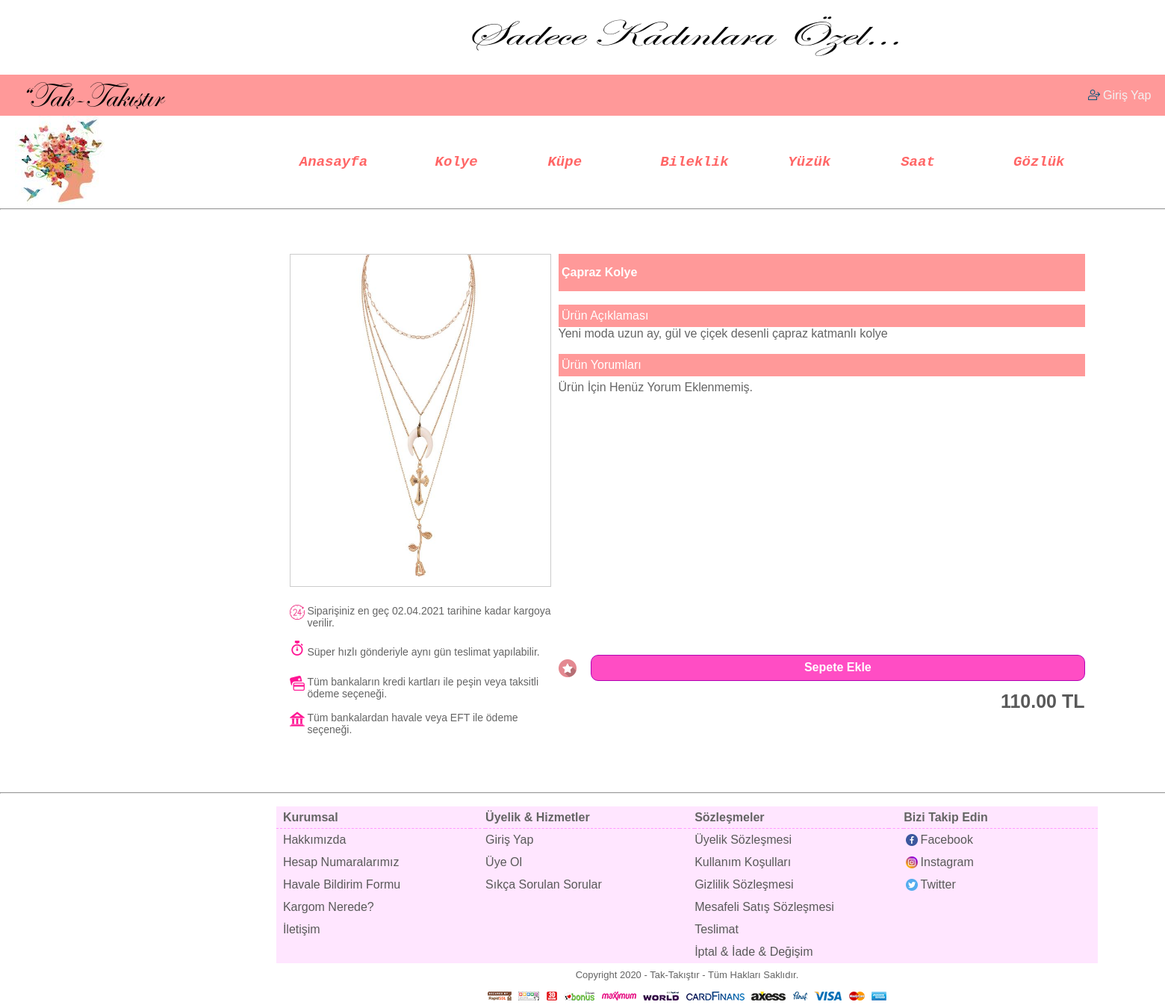
/index.php?sk=79&ID=1, run on the app's committed database.
### tables this page shows
CREATE TABLE `ayarlar` (
  `id` tinyint(1) UNSIGNED NOT NULL,
  `site_adi` varchar(50) NOT NULL,
  `site_baslik` varchar(50) NOT NULL,
  `site_aciklama` varchar(200) NOT NULL,
  `site_keywords` varchar(250) NOT NULL,
  `site_copyright` varchar(250) NOT NULL,
  `siteLinki` varchar(100) NOT NULL,
  `site_logo` varchar(50) NOT NULL,
  `site_emailAdresi` varchar(50) NOT NULL,
  `site_emailSifresi` varchar(50) NOT NULL,
  `siteHostu` varchar(255) NOT NULL,
  `facebook` varchar(200) NOT NULL,
  `instagram` varchar(200) NOT NULL,
  `twitter` varchar(200) NOT NULL,
  `ucretsizKargo` int(10) NOT NULL
);

CREATE TABLE `urunler` (
  `id` int(10) UNSIGNED NOT NULL,
  `MenuId` int(10) UNSIGNED NOT NULL,
  `UrunTuru` varchar(100) NOT NULL,
  `UrunAdi` varchar(255) NOT NULL,
  `UrunFiyati` double UNSIGNED NOT NULL,
  `ParaBirimi` char(3) NOT NULL,
  `KdvOrani` int(2) UNSIGNED NOT NULL,
  `UrunAciklamasi` text NOT NULL,
  `KargoUcreti` double UNSIGNED NOT NULL,
  `UrunResmi` varchar(30) NOT NULL,
  `Durumu` tinyint(1) UNSIGNED NOT NULL,
  `StokSayisi` int(10) NOT NULL,
  `ToplamSatisSayisi` int(10) UNSIGNED NOT NULL,
  `YorumSayisi` int(10) UNSIGNED NOT NULL,
  `ToplamYorumPuani` int(10) UNSIGNED NOT NULL,
  `GoruntulenmeSayisi` int(10) UNSIGNED NOT NULL
);

### index.php (the view, shortened to what the rows shown need)
<?php
require_once("ayarlar/ayar.php");
require_once("ayarlar/fonksiyonlar.php");
if(isset($_REQUEST["sk"])){
  $sk_num =  sayilarifiltrele($_REQUEST["sk"]);
}else{
  $sk_num = 0;
}
?>
<!doctype html>
<html lang = "tr-TR">
<head>
<link type="text/css" rel="stylesheet" href="ayarlar/style.css">
</head>
<body>
  <table width = 100% height = 100% align="center" border="0" cellpadding="0" cellspacing="0">
    <tr height="110">
      <td>
        <table width = "1840" height = "80" align = "center" border="0" cellpadding="0" cellspacing="0">
        <tr>
          <td width="500"><a href = "index.php"><img src="resimler/<?php echo geriDondur($siteLogo); ?>" border="0" style="margin-left: 20px;"></a></td>
        </tr>
        </table>
      </td>
    </tr>
    <tr>
      <td valign = "middle">
        <table width = 100% height = "80" align = "center" border="0" cellpadding="0" cellspacing="0">
          <tr>
            <td align="center">
              <?php
                if((!$sk_num) or ($sk_num=="") or ($sk_num==0)){
                  include($sKodu[0]);
                }else{
                  include($sKodu[$sk_num]);
                }
               ?><br>
            </td>
          </tr>
        </table>
    <tr height="30">
      <td>
        <table width = "1065" height = "20" align = "center" border="0" cellpadding="0" cellspacing="0">
          <tr>
            <td align = "center" style="font-size:13px;"><?php echo geriDondur($siteCR); ?></td>
          </tr>
        </table>
      </td>
    </tr>
</body>
</html>

### urundetay.php (shortened to what the rows shown need)
<?php
if(isset($_GET["ID"])){
$GelenID		=	sayilarifiltrele(filtrele($_GET["ID"]));
$UrunSorgusu		=	$db_baglantisi->prepare("SELECT * FROM urunler WHERE id = ? AND Durumu = ? LIMIT 1");
$UrunSorgusu->execute([$GelenID, 1]);
$UrunSayisi			=	$UrunSorgusu->rowCount();
$UrunSorgusuKaydi	=	$UrunSorgusu->fetch(PDO::FETCH_ASSOC);
	if($UrunSayisi>0){
    $UrunTuru		=	geriDondur($UrunSorgusuKaydi["UrunTuru"]);
    if($UrunTuru == "Kolye"){
      $ResimKlasoruAdi	=	"kolyeler";
    }elseif($UrunTuru == "Küpe"){
      $ResimKlasoruAdi	=	"kupeler";
    }elseif($UrunTuru == "Bileklik"){
      $ResimKlasoruAdi	=	"bileklikler";
    }elseif($UrunTuru == "Yüzük"){
      $ResimKlasoruAdi	=	"yuzukler";
    }elseif($UrunTuru == "Saat"){
      $ResimKlasoruAdi	=	"saatler";
    }elseif($UrunTuru == "Gözlük"){
      $ResimKlasoruAdi	=	"gozlukler";
    }
			$UrununFiyati		=	geriDondur($UrunSorgusuKaydi["UrunFiyati"]);
			$UrununParaBirimi	=	geriDondur($UrunSorgusuKaydi["ParaBirimi"]);
?>
<table width="1065" align="center" border="0" cellpadding="0" cellspacing="0">
	<tr>
		<td width="350" valign="top"><table width="350" align="center" border="0" cellpadding="0" cellspacing="0">
			<tr>
				<td style="border: 1px solid #CCCCCC;" align="center">
          <img src="urunler/<?php echo $ResimKlasoruAdi; ?>/<?php echo geriDondur($UrunSorgusuKaydi["UrunResmi"]); ?>" width="330" height="440" border="0"></td>
			</tr>
			<tr height="5">
				<td style="font-size: 5px;">&nbsp;</td>
			</tr>
			<tr>
				<td>&nbsp;</td>
			</tr>
			<tr>
        <td><table width="350" align="center" border="0" cellpadding="0" cellspacing="0" style="font-size: 14px;">
          <tr height="30">
            <td><img src="resimler/saat24.png" border="0" style="margin-bottom: 8px;"></td>
            <td>&nbsp;Siparişiniz en geç <?php echo ArtiUcGun(); ?> tarihine kadar kargoya &nbsp;verilir.</td>
          </tr>
          <tr>
            <td>&nbsp;</td>
          </tr>
          <tr height="30">
            <td><img src="resimler/saat.png" border="0" style="margin-bottom: 8px;"></td>
            <td>&nbsp;Süper hızlı gönderiyle aynı gün teslimat yapılabilir.</td>
          </tr>
          <tr>
            <td>&nbsp;</td>
          </tr>
          <tr height="30">
            <td><img src="resimler/kart.png" border="0" style="margin-bottom: 8px;"></td>
            <td>&nbsp;Tüm bankaların kredi kartları ile peşin veya taksitli &nbsp;ödeme seçeneği.</td>
          </tr>
          <tr>
            <td>&nbsp;</td>
          </tr>
          <tr height="30">
            <td><img src="resimler/banka.png" border="0" style="margin-bottom: 8px;"></td>
            <td>&nbsp;Tüm bankalardan havale veya EFT ile ödeme &nbsp;seçeneği.</td>
          </tr>
        </table></td>
      </tr>
			</tr>
		</table></td>
		<td width="10" valign="top">&nbsp;</td>
		<td width="705" valign="top"><table width="705" align="center" border="0" cellpadding="0" cellspacing="0">
      <tr height="50" bgcolor="#ff9999">
        <td style="text-align: left; font-size: 16px; font-weight: bold; color:white;">&nbsp;<?php echo geriDondur($UrunSorgusuKaydi["UrunAdi"]); ?></td>
      </tr>
      <tr>
        <td>&nbsp;</td>
      </tr>
			<tr height="30">
				<td style="background: #ff9999; color: white;">&nbsp;Ürün Açıklaması</td>
			</tr>
			<tr>
				<td><?php echo geriDondur($UrunSorgusuKaydi["UrunAciklamasi"]); ?></td>
			</tr>
      <tr>
        <td>&nbsp;</td>
      </tr>
			<tr height="30">
				<td style="background: #ff9999; color: white;">&nbsp;Ürün Yorumları</td>
			</tr>
			<tr>
				<td><div style="width: 705px; max-width: 705px; height: 350px; max-height: 350px; overflow-y: scroll;"><table width="685" align="left" border="0" cellpadding="0" cellspacing="0">
					<?php
					$YorumlarSorgusu	=	$db_baglantisi->prepare("SELECT * FROM yorumlar WHERE UrunId = ? ORDER BY YorumTarihi DESC");
					$YorumlarSorgusu->execute([geriDondur($UrunSorgusuKaydi["id"])]);
					$YorumSayisi		=	$YorumlarSorgusu->rowCount();
					$YorumKayitlari		=	$YorumlarSorgusu->fetchAll(PDO::FETCH_ASSOC);
					if($YorumSayisi>0){
						foreach($YorumKayitlari as $YorumSatirlari){
							$YorumPuani		=	geriDondur($YorumSatirlari["Puan"]);
							if($YorumPuani==1){
								$YorumPuanResmi		=	"cicekbir.png";
							}elseif($YorumPuani==2){
								$YorumPuanResmi		=	"cicekiki.png";
							}elseif($YorumPuani==3){
								$YorumPuanResmi		=	"cicekuc.png";
							}elseif($YorumPuani==4){
								$YorumPuanResmi		=	"cicekdort.png";
							}elseif($YorumPuani==5){
								$YorumPuanResmi		=	"cicekbes.png";
							}
							$YorumIcinUyeSorgusu	=	$db_baglantisi->prepare("SELECT * FROM uyeler WHERE id = ? LIMIT 1");
							$YorumIcinUyeSorgusu->execute([geriDondur($YorumSatirlari["UyeId"])]);
							$YorumIcinUyeKaydi		=	$YorumIcinUyeSorgusu->fetch(PDO::FETCH_ASSOC);
					?>
							<tr height="30">
								<td width="64"><img src="resimler/<?php echo $YorumPuanResmi; ?>" border="0" style="margin-top:5px;"></td>
								<td width="10">&nbsp;</td>
								<td width="451"><?php echo geriDondur($YorumIcinUyeKaydi["IsimSoyisim"]); ?></td>
								<td width="10">&nbsp;</td>
								<td width="150" align="right"><?php echo GunBul(geriDondur($YorumSatirlari["YorumTarihi"])); ?></td>
							</tr>
              <tr>
              </tr>
              <td colspan="5" style="border-bottom: 1px solid #f1f1f1;"></td>
							<tr height="30">
								<td colspan="5" style="border-bottom: 1px dashed #ff00aa;"><?php echo geriDondur($YorumSatirlari["YorumMetni"]); ?></td>
							</tr>
					<?php
						}
					}else{
					?>
					<tr height="30">
						<td>Ürün İçin Henüz Yorum Eklenmemiş.</td>
					</tr>
					<?php
					}
					?>
				</table></div></td>
        <tr>
          <td>&nbsp;</td>
        </tr>
			</tr>
      <tr>
        <td><form action="index.php?sk=90&ID=<?php echo geriDondur($UrunSorgusuKaydi["id"]); ?>" method="post"><table width="705" align="center" border="0" cellpadding="0" cellspacing="0">
          <tr height="45">
            <td width="30"><?php if(isset($_SESSION["Kullanici"])){ ?><a href="index.php?sk=86&ID=<?php echo geriDondur($UrunSorgusuKaydi["id"]); ?>"><img src="resimler/favori.png" border="0" style="margin-top: 5px;"></a>
            <?php }else{ ?><a href="index.php?sk=30"><img src="resimler/favori.png" border="0" style="margin-top: 5px;"><?php } ?></td>
            <td width="10">&nbsp;</td>
            <td width="605"><input type="submit" value="Sepete Ekle" class="SepetButonu"></td>
          </tr>
          <tr height="45">
            <td colspan="3"><table width="705" align="center" border="0" cellpadding="0" cellspacing="0">
              <tr height="45">
                <td width="205" align="right" style="font-size: 25px; color: #595959; font-weight: bold;"><?php echo fiyatYaz($UrununFiyati) . " " . $UrununParaBirimi  ?></td>
              </tr>
            </table></td>
          </tr>
        </table></form></td>
      </tr>
		</table></td>
	</tr>
</table>
<?php
	}else{
		header("Location:index.php");
		exit();
	}
}else{
	header("Location:index.php");
	exit();
}
?>

### data on the page
ayarlar: site_logo (picture), site_copyright "Copyright 2020 - Tak-Takıştır - Tüm Hakları Saklıdır."
urunler: UrunResmi (picture), UrunAdi "Çapraz Kolye", UrunAciklamasi "Yeni moda uzun ay, gül ve çiçek desenli çapraz katmanlı kolye", UrunFiyati "110.00", ParaBirimi "TL"

### other printed values
ArtiUcGun() "02.04.2021"
